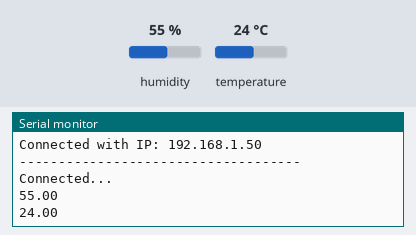
Bench run of a sketch on a simulated ESP32. Shown: the last lines printed to the serial monitor. Inputs (shaded band) come from the test bench; at power-on: humidity 55 %, temperature 24 °C. WiFi joins after 1.5 s; servers stay silent unless stated.

Above: at 2.7 s.
2.8 s: humidity set to 22 %
At 4.4 s:
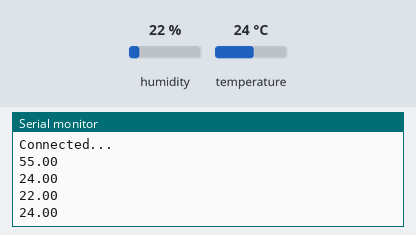
4.6 s: temperature set to 12 °C
At 6.1 s:
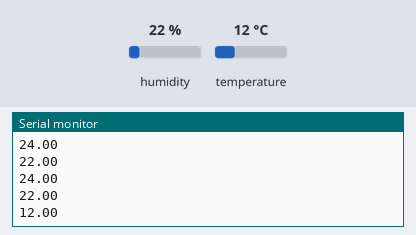
6.4 s: humidity set to 40 %
At 6.4 s:
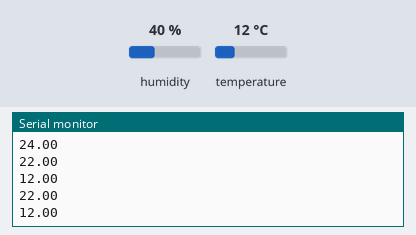
Timing chart, 0 to 9.4 s (numbered marks = the images above; inputs shaded):
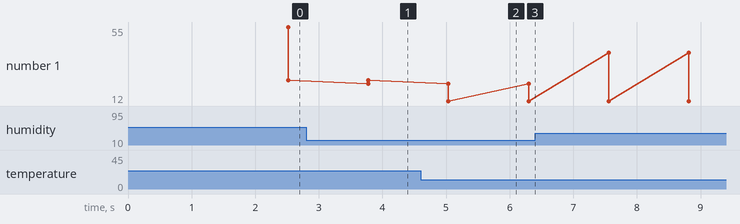

Measured:
- after the input at 2.8 s, the serial monitor: prints a new line after 0.98 s (image 1)
- after the input at 4.6 s, the serial monitor: prints a new line after 0.44 s (image 2)
- plotted number 1: 24 → 12 after the input at 4.6 s

The sketch:

DHT11_firebase_app.ino
```cpp
#include <WiFi.h>
#include <FirebaseESP32.h>
#include "DHTesp.h"
#include<stdlib.h>

#define DHTpin 4
DHTesp dht;

char buff[10];
#define FIREBASE_HOST "https://esp32andfirebase.firebaseio.com/"
#define FIREBASE_AUTH "gga1JXWY5rgyBHk56RSXLn3FPpajWfcq6itIM3nI"
#define WIFI_SSID "fawadkhan"
#define WIFI_PASSWORD "fawadkhan12"


//Define FirebaseESP32 data object
FirebaseData firebaseData;
FirebaseJson json;


String mytemp;
String myhum;
void setup()
{

   Serial.begin(115200);
   dht.setup(DHTpin, DHTesp::DHT11);
   WiFi.begin(WIFI_SSID, WIFI_PASSWORD);
  Serial.print("Connecting to Wi-Fi");
  while (WiFi.status() != WL_CONNECTED)
  {
    Serial.print(".");
    delay(300);
  }
  Serial.println();
  Serial.print("Connected with IP: ");
  Serial.println(WiFi.localIP());
  Serial.println();

  Firebase.begin(FIREBASE_HOST, FIREBASE_AUTH);
  Firebase.reconnectWiFi(true);

  //Set database read timeout to 1 minute (max 15 minutes)
  Firebase.setReadTimeout(firebaseData, 1000 * 60);
  //tiny, small, medium, large and unlimited.
  //Size and its write timeout e.g. tiny (1s), small (10s), medium (30s) and large (60s).
  Firebase.setwriteSizeLimit(firebaseData, "tiny");

  /*
  This option allows get and delete functions (PUT and DELETE HTTP requests) works for device connected behind the
  Firewall that allows only GET and POST requests.

  Firebase.enableClassicRequest(firebaseData, true);
  */

  //String path = "/data";
    Serial.println("------------------------------------");
  Serial.println("Connected...");

}

void loop()
{
   delay(dht.getMinimumSamplingPeriod());

  float humidity = dht.getHumidity();
  float temperature = dht.getTemperature();
  myhum = dtostrf(humidity,3,2,buff);
  mytemp = dtostrf(temperature,3,2,buff);
  Serial.println(myhum);
  Serial.println(mytemp);

delay(100);
 json.set("/hum", myhum);
 json.set("/temp", mytemp);
 Firebase.updateNode(firebaseData,"/Sensor",json);

}
```
